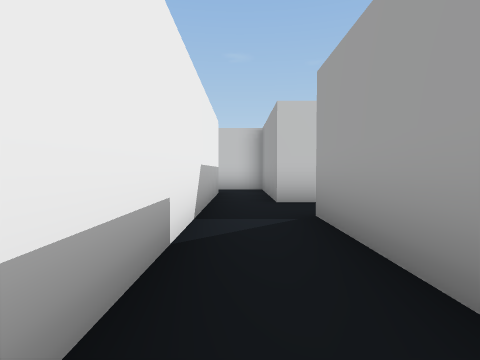
[1] (above)

16 first-person views from a walk through a scene from a Unity 3-D project. The camera is 1.2 m above the floor, tilts 2° down and sees 80° across. The floor is counted in squares, 2 m on a side. Each view is taken from the middle of a square. On the plan, view 1 faces up. The plan holds only what a view shows up to about 9 squares ahead; the rest is blank. The place goes on beyond the plan. The player character is not drawn.

[2]
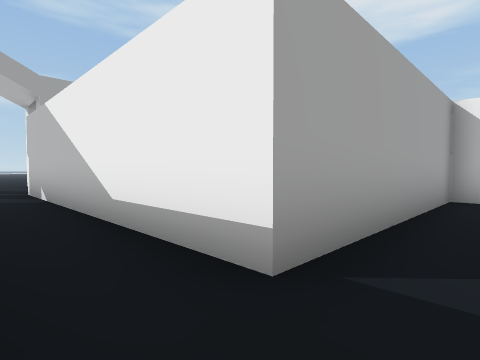

[3]
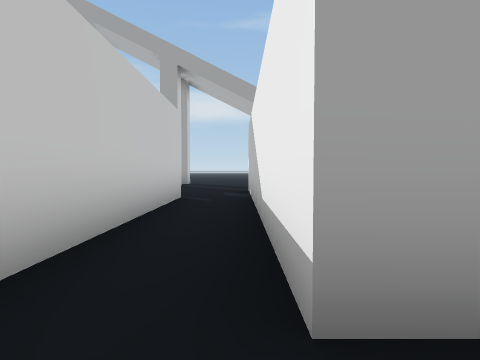

[4]
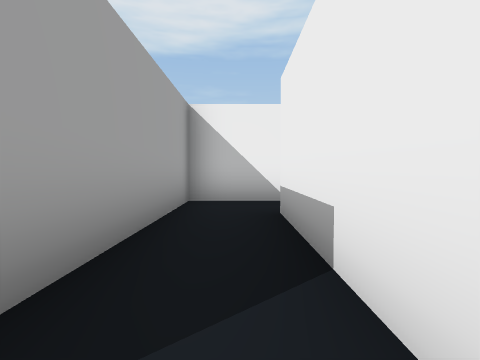

[5]
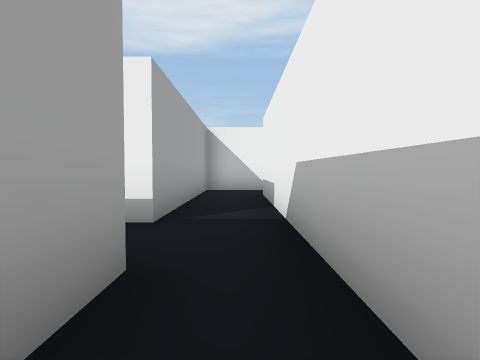

[6]
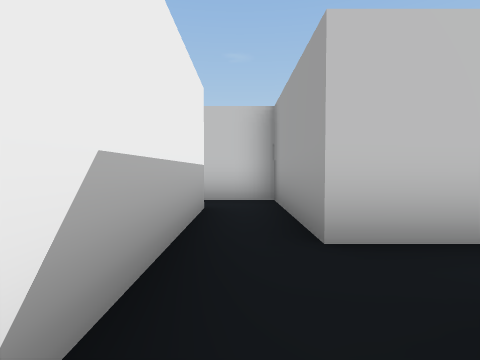

[7]
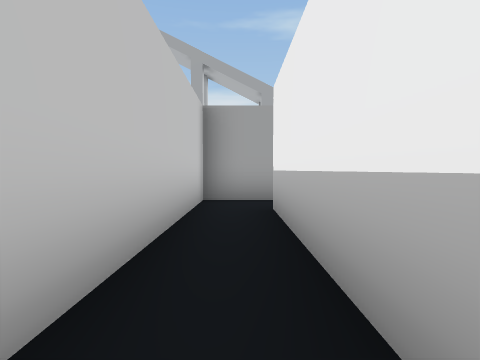

[8]
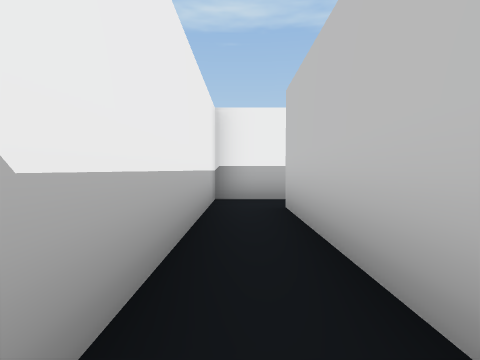

[9]
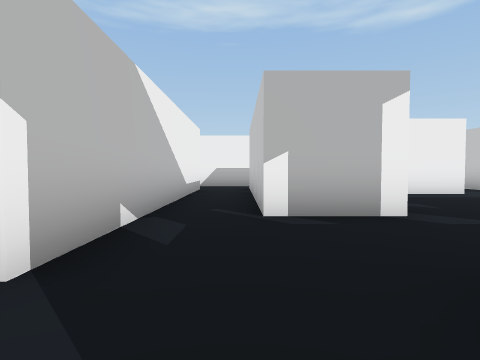

[10]
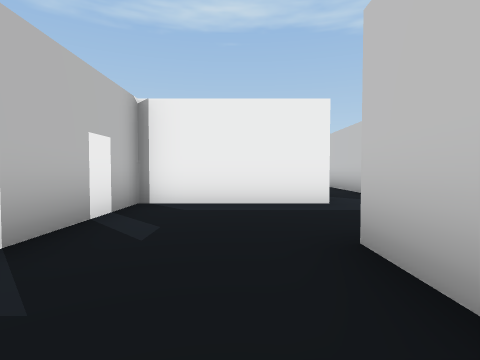

[11]
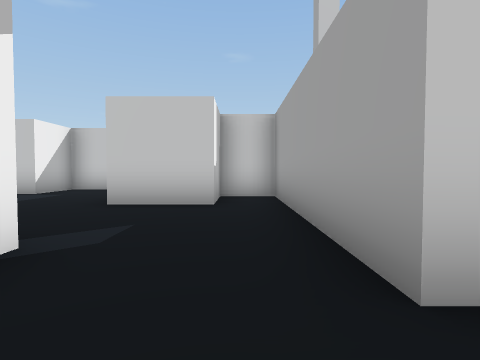

[12]
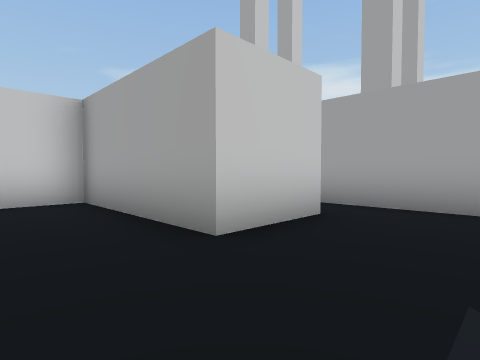

[13]
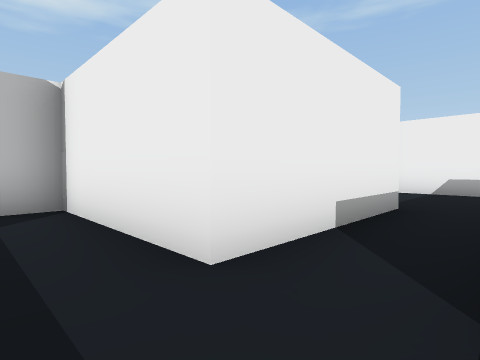

[14]
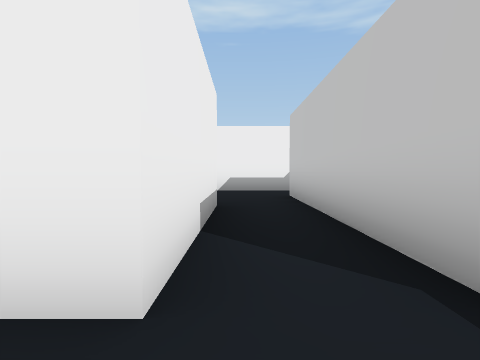

[15]
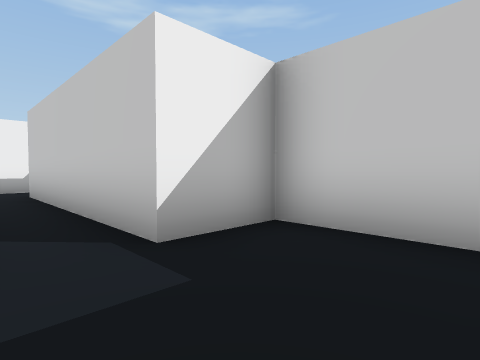

[16]
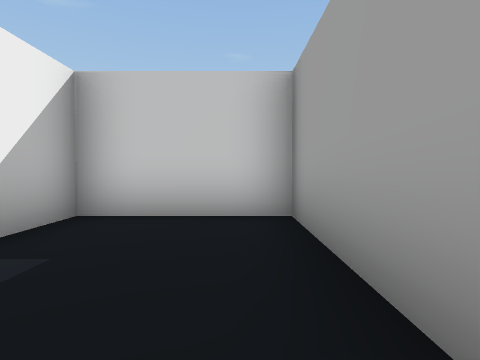

### Floor plan
Points are (right, up) in squares from view 1. A wall is a line through its corners. A room is listed if a view was taken in it or the views show most of it. See-through windows are left out.
Room 1 (views 1, 2, 3, 4, 6)
walls: (-0.6, 5.5) (-0.6, 0); (6.3, 5.3) (0.7, 5.3); (-0.9, -1.6) (1, -1.6) (1, 3.7) (6.5, 3.7)
ways out: opening at (0, 6.5) to room 2; opening at (6, 5) to room 3; opening at (0, -1)
Room 2 (views 5, 7, 8)
walls: (0.7, 5.3) (0.7, 8.7) (-4.6, 8.7); (-5.9, 9) (-5.9, 7.5) (-0.6, 7.5) (-0.6, 5.5)
ways out: opening at (0, 6.5) to room 1
Room 3 (views 9, 11)
walls: (6.5, 3.7) (8.5, 3.7); (6.3, 7.2) (6.3, 5.3)
ways out: opening at (6, 5) to room 1; opening at (7.5, 7) to room 4
Room 4 (view 10)
walls: (8.8, 6.1) (8.8, 11.5) (7.6, 11.5) (7.6, 10) (5.7, 10)
ways out: opening at (7.5, 7) to room 3; opening at (6, 8.5) to room 5
Room 5 (view 12)
walls: (2.9, 9.4) (2.9, 7.2) (5.9, 7.2)
ways out: opening at (6, 8.5) to room 4; opening at (4.5, 10) to room 6
Room 6 (views 13, 14, 15, 16)
walls: (2.9, 10.6) (2.9, 9.4); (5.7, 10) (5.7, 13.7) (2.9, 13.7) (2.9, 12.2)
ways out: opening at (4.5, 10) to room 5; opening at (3, 11) to room 7
Room 7 (no view inside)
walls: (-1, 10.6) (2.9, 10.6); (-4.3, 11.5) (-4.3, 9.6); (2.9, 12.2) (-2.8, 12.2)
ways out: opening at (3, 11) to room 6; opening at (-3.5, 12)

Where each view was taken, in squares from view 1:
view 1: 0 up, 0 right, facing up
view 2: 5 up, 0 right, facing down-right
view 3: 4 up, 0 right, facing right
view 4: 4 up, 0 right, facing down
view 5: 7 up, 0 right, facing down
view 6: 3 up, 0 right, facing up
view 7: 8 up, 5 left, facing right
view 8: 8 up, 0 right, facing left
view 9: 5 up, 10 right, facing left
view 10: 9 up, 8 right, facing left
view 11: 5 up, 8 right, facing up
view 12: 8 up, 4 right, facing up-right
view 13: 12 up, 4 right, facing down-left
view 14: 11 up, 4 right, facing left
view 15: 11 up, 5 right, facing up-left
view 16: 10 up, 5 right, facing up
